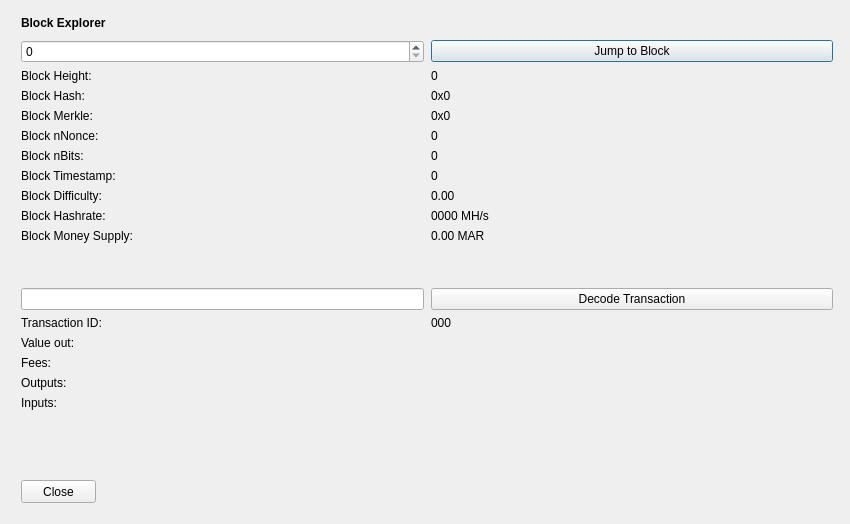
<?xml version="1.0" encoding="UTF-8"?>
<ui version="4.0">
 <class>BlockBrowser</class>
 <widget class="QDialog" name="BlockBrowser">
  <property name="windowModality">
   <enum>Qt::NonModal</enum>
  </property>
  <property name="enabled">
   <bool>true</bool>
  </property>
  <property name="geometry">
   <rect>
    <x>0</x>
    <y>0</y>
    <width>850</width>
    <height>524</height>
   </rect>
  </property>
  <property name="sizePolicy">
   <sizepolicy hsizetype="Preferred" vsizetype="Preferred">
    <horstretch>0</horstretch>
    <verstretch>0</verstretch>
   </sizepolicy>
  </property>
  <property name="minimumSize">
   <size>
    <width>0</width>
    <height>0</height>
   </size>
  </property>
  <property name="acceptDrops">
   <bool>false</bool>
  </property>
  <property name="windowTitle">
   <string>Marijuanacoin Block Explorer</string>
  </property>
  <layout class="QGridLayout">
   <property name="sizeConstraint">
    <enum>QLayout::SetMaximumSize</enum>
   </property>
   <property name="leftMargin">
    <number>21</number>
   </property>
   <property name="topMargin">
    <number>10</number>
   </property>
   <property name="rightMargin">
    <number>10</number>
   </property>
   <item row="1" column="0">
    <widget class="QWidget" name="widget" native="true">
     <widget class="QWidget" name="layoutWidgetBE1">
      <property name="geometry">
       <rect>
        <x>0</x>
        <y>0</y>
        <width>822</width>
        <height>27</height>
       </rect>
      </property>
      <layout class="QHBoxLayout" name="horizontalLayoutBE">
       <property name="spacing">
        <number>7</number>
       </property>
       <item>
        <widget class="QLabel" name="labelBlockExplorer">
         <property name="sizePolicy">
          <sizepolicy hsizetype="Preferred" vsizetype="Maximum">
           <horstretch>0</horstretch>
           <verstretch>0</verstretch>
          </sizepolicy>
         </property>
         <property name="font">
          <font>
           <weight>75</weight>
           <bold>true</bold>
          </font>
         </property>
         <property name="styleSheet">
          <string notr="true">font-weight:bold;</string>
         </property>
         <property name="text">
          <string>Block Explorer</string>
         </property>
        </widget>
       </item>
       <item>
        <spacer name="horizontalSpacerBE">
         <property name="orientation">
          <enum>Qt::Horizontal</enum>
         </property>
         <property name="sizeHint" stdset="0">
          <size>
           <width>40</width>
           <height>20</height>
          </size>
         </property>
        </spacer>
       </item>
      </layout>
     </widget>
     <widget class="QWidget" name="layoutWidgetBE2">
      <property name="geometry">
       <rect>
        <x>0</x>
        <y>30</y>
        <width>812</width>
        <height>410</height>
       </rect>
      </property>
      <layout class="QGridLayout" name="gridLayoutBE" rowstretch="0,0,0,0,0,0,0,0,0,0,0,0,0,0,0,0,0,0,0,0" columnstretch="0,0">
       <property name="sizeConstraint">
        <enum>QLayout::SetDefaultConstraint</enum>
       </property>
       <property name="horizontalSpacing">
        <number>7</number>
       </property>
       <item row="14" column="1">
        <widget class="QLabel" name="txID">
         <property name="text">
          <string>000</string>
         </property>
         <property name="textInteractionFlags">
          <set>Qt::LinksAccessibleByMouse|Qt::TextSelectableByMouse</set>
         </property>
        </widget>
       </item>
       <item row="8" column="1">
        <widget class="QLabel" name="timeBox">
         <property name="text">
          <string>0</string>
         </property>
         <property name="textInteractionFlags">
          <set>Qt::LinksAccessibleByMouse|Qt::TextSelectableByMouse</set>
         </property>
        </widget>
       </item>
       <item row="9" column="1">
        <widget class="QLabel" name="diffBox">
         <property name="text">
          <string>0.00</string>
         </property>
         <property name="textInteractionFlags">
          <set>Qt::LinksAccessibleByMouse|Qt::TextSelectableByMouse</set>
         </property>
        </widget>
       </item>
       <item row="10" column="0">
        <widget class="QLabel" name="hashRateLabel">
         <property name="text">
          <string>Block Hashrate:</string>
         </property>
        </widget>
       </item>
       <item row="9" column="0">
        <widget class="QLabel" name="diffLabel">
         <property name="text">
          <string>Block Difficulty:</string>
         </property>
        </widget>
       </item>
       <item row="17" column="1">
        <widget class="QLabel" name="outputBox">
         <property name="text">
          <string/>
         </property>
         <property name="alignment">
          <set>Qt::AlignLeading|Qt::AlignLeft|Qt::AlignTop</set>
         </property>
         <property name="textInteractionFlags">
          <set>Qt::LinksAccessibleByMouse|Qt::TextSelectableByMouse</set>
         </property>
        </widget>
       </item>
       <item row="3" column="1">
        <widget class="QLabel" name="heightLabelBE1">
         <property name="text">
          <string>0</string>
         </property>
         <property name="textInteractionFlags">
          <set>Qt::LinksAccessibleByMouse|Qt::TextSelectableByMouse</set>
         </property>
        </widget>
       </item>
       <item row="1" column="1">
        <widget class="QPushButton" name="blockButton">
         <property name="text">
          <string>Jump to Block</string>
         </property>
        </widget>
       </item>
       <item row="3" column="0">
        <widget class="QLabel" name="heightLabelBE2">
         <property name="text">
          <string>Block Height:</string>
         </property>
        </widget>
       </item>
       <item row="7" column="0">
        <widget class="QLabel" name="bitsLabel">
         <property name="text">
          <string>Block nBits:</string>
         </property>
        </widget>
       </item>
       <item row="6" column="1">
        <widget class="QLabel" name="nonceBox">
         <property name="text">
          <string>0</string>
         </property>
         <property name="textInteractionFlags">
          <set>Qt::LinksAccessibleByMouse|Qt::TextSelectableByMouse</set>
         </property>
        </widget>
       </item>
       <item row="6" column="0">
        <widget class="QLabel" name="nonceLabel">
         <property name="text">
          <string>Block nNonce:</string>
         </property>
        </widget>
       </item>
       <item row="5" column="1">
        <widget class="QLabel" name="merkleBox">
         <property name="minimumSize">
          <size>
           <width>187</width>
           <height>0</height>
          </size>
         </property>
         <property name="text">
          <string>0x0</string>
         </property>
         <property name="textInteractionFlags">
          <set>Qt::LinksAccessibleByMouse|Qt::TextSelectableByMouse</set>
         </property>
        </widget>
       </item>
       <item row="16" column="0">
        <widget class="QLabel" name="feesLabel">
         <property name="text">
          <string>Fees:</string>
         </property>
        </widget>
       </item>
       <item row="15" column="1">
        <widget class="QLabel" name="valueBox">
         <property name="text">
          <string/>
         </property>
         <property name="textInteractionFlags">
          <set>Qt::LinksAccessibleByMouse|Qt::TextSelectableByMouse</set>
         </property>
        </widget>
       </item>
       <item row="7" column="1">
        <widget class="QLabel" name="bitsBox">
         <property name="text">
          <string>0</string>
         </property>
         <property name="textInteractionFlags">
          <set>Qt::LinksAccessibleByMouse|Qt::TextSelectableByMouse</set>
         </property>
        </widget>
       </item>
       <item row="8" column="0">
        <widget class="QLabel" name="timeLabel">
         <property name="text">
          <string>Block Timestamp:</string>
         </property>
        </widget>
       </item>
       <item row="17" column="0">
        <widget class="QLabel" name="outputLabel">
         <property name="text">
          <string>Outputs:</string>
         </property>
         <property name="alignment">
          <set>Qt::AlignLeading|Qt::AlignLeft|Qt::AlignTop</set>
         </property>
        </widget>
       </item>
       <item row="1" column="0">
        <widget class="QSpinBox" name="heightBox">
         <property name="sizePolicy">
          <sizepolicy hsizetype="Preferred" vsizetype="Fixed">
           <horstretch>0</horstretch>
           <verstretch>0</verstretch>
          </sizepolicy>
         </property>
         <property name="maximum">
          <number>99999999</number>
         </property>
        </widget>
       </item>
       <item row="4" column="0">
        <widget class="QLabel" name="hashLabel">
         <property name="text">
          <string>Block Hash:</string>
         </property>
        </widget>
       </item>
       <item row="16" column="1">
        <widget class="QLabel" name="feesBox">
         <property name="text">
          <string/>
         </property>
         <property name="textInteractionFlags">
          <set>Qt::LinksAccessibleByMouse|Qt::TextSelectableByMouse</set>
         </property>
        </widget>
       </item>
       <item row="4" column="1">
        <widget class="QLabel" name="hashBox">
         <property name="enabled">
          <bool>true</bool>
         </property>
         <property name="sizePolicy">
          <sizepolicy hsizetype="Preferred" vsizetype="Preferred">
           <horstretch>0</horstretch>
           <verstretch>0</verstretch>
          </sizepolicy>
         </property>
         <property name="minimumSize">
          <size>
           <width>0</width>
           <height>0</height>
          </size>
         </property>
         <property name="text">
          <string>0x0</string>
         </property>
         <property name="textInteractionFlags">
          <set>Qt::LinksAccessibleByMouse|Qt::TextSelectableByMouse</set>
         </property>
        </widget>
       </item>
       <item row="14" column="0">
        <widget class="QLabel" name="txLabel">
         <property name="text">
          <string>Transaction ID:</string>
         </property>
        </widget>
       </item>
       <item row="15" column="0">
        <widget class="QLabel" name="valueLabel">
         <property name="text">
          <string>Value out:</string>
         </property>
        </widget>
       </item>
       <item row="13" column="0">
        <widget class="QLineEdit" name="txBox">
         <property name="sizePolicy">
          <sizepolicy hsizetype="Preferred" vsizetype="Fixed">
           <horstretch>0</horstretch>
           <verstretch>0</verstretch>
          </sizepolicy>
         </property>
         <property name="inputMask">
          <string comment="Transaction id" extracomment="Transaction id"/>
         </property>
        </widget>
       </item>
       <item row="12" column="0">
        <spacer name="verticalSpacer_2">
         <property name="orientation">
          <enum>Qt::Vertical</enum>
         </property>
         <property name="sizeHint" stdset="0">
          <size>
           <width>20</width>
           <height>20</height>
          </size>
         </property>
        </spacer>
       </item>
       <item row="10" column="1">
        <widget class="QLabel" name="hashRateBox">
         <property name="text">
          <string>0000 MH/s</string>
         </property>
         <property name="textInteractionFlags">
          <set>Qt::LinksAccessibleByMouse|Qt::TextSelectableByMouse</set>
         </property>
        </widget>
       </item>
       <item row="19" column="0">
        <spacer name="verticalSpacer">
         <property name="orientation">
          <enum>Qt::Vertical</enum>
         </property>
         <property name="sizeHint" stdset="0">
          <size>
           <width>20</width>
           <height>40</height>
          </size>
         </property>
        </spacer>
       </item>
       <item row="13" column="1">
        <widget class="QPushButton" name="txButton">
         <property name="text">
          <string>Decode Transaction</string>
         </property>
        </widget>
       </item>
       <item row="18" column="0">
        <widget class="QLabel" name="inputLabel">
         <property name="text">
          <string>Inputs:</string>
         </property>
         <property name="alignment">
          <set>Qt::AlignLeading|Qt::AlignLeft|Qt::AlignTop</set>
         </property>
        </widget>
       </item>
       <item row="5" column="0">
        <widget class="QLabel" name="merkleLabel">
         <property name="text">
          <string>Block Merkle:</string>
         </property>
        </widget>
       </item>
       <item row="18" column="1">
        <widget class="QLabel" name="inputBox">
         <property name="text">
          <string/>
         </property>
         <property name="alignment">
          <set>Qt::AlignLeading|Qt::AlignLeft|Qt::AlignTop</set>
         </property>
         <property name="textInteractionFlags">
          <set>Qt::LinksAccessibleByMouse|Qt::TextSelectableByMouse</set>
         </property>
        </widget>
       </item>
       <item row="11" column="0">
        <widget class="QLabel" name="moneySupplyLabel">
         <property name="text">
          <string>Block Money Supply:</string>
         </property>
        </widget>
       </item>
       <item row="11" column="1">
        <widget class="QLabel" name="moneySupplyBox">
         <property name="text">
          <string>0.00 MAR</string>
         </property>
         <property name="textInteractionFlags">
          <set>Qt::LinksAccessibleByMouse|Qt::TextSelectableByMouse</set>
         </property>
        </widget>
       </item>
      </layout>
     </widget>
     <widget class="QPushButton" name="closeButton">
      <property name="geometry">
       <rect>
        <x>0</x>
        <y>470</y>
        <width>75</width>
        <height>23</height>
       </rect>
      </property>
      <property name="text">
       <string>Close</string>
      </property>
     </widget>
    </widget>
   </item>
  </layout>
 </widget>
 <resources/>
 <connections/>
</ui>
